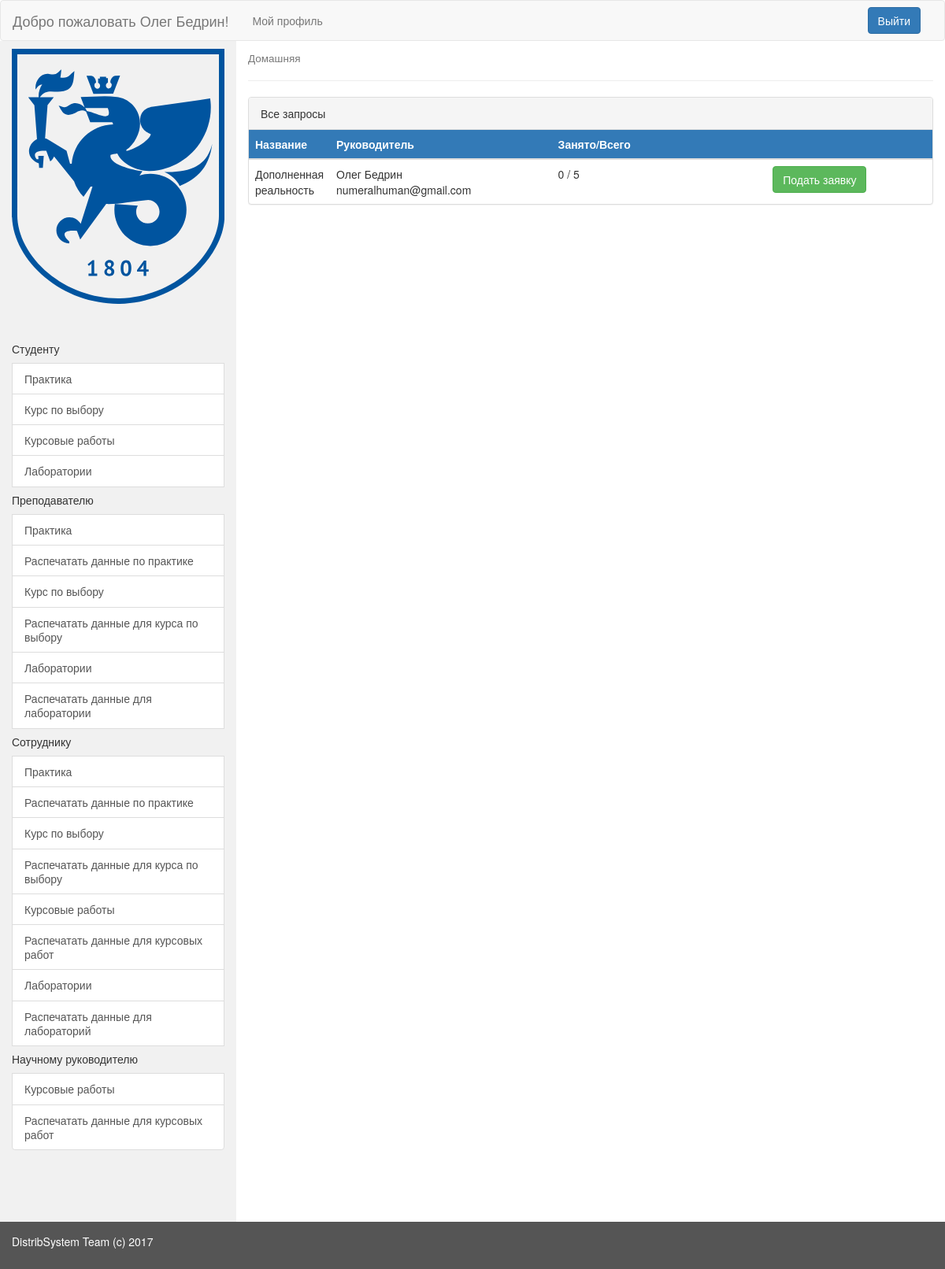
Page /distribution/my_profile/23/student/ScienceHead/ (signed in) on the committed database.
### choose_distrib/models.py (models this page shows, shortened)
class Container(models.Model):
    container_name = models.CharField(max_length=100, verbose_name='Название')
    container_director = models.ManyToManyField(User)
    container_capacity = models.IntegerField(
        default=0,
        validators=[MaxValueValidator(300), MinValueValidator(0)]
    )
    CONTAINERCHOISE = (
        ('Laboratory', 'laboratory'),
        ('Course', 'course'),
        ('Practice', 'practice'),
        ('ScienceHead', 'science_director')
    )
    container_type = models.CharField(max_length=20, choices=CONTAINERCHOISE)

### choose_distrib/views.py (the view)
# urls.py: url(r'^(?P<container_type>[A-z]+)/$', views.student_form, name='student')])),
def student_form(request, user_id, container_type):
    user = request.user
    list_of_triples = get_container_with_number_of_occupied_from_db(user, container_type)
    context = {
        'user_id': user_id,
        'triples': list_of_triples,
    }
    context.update(base_context(request))
    return render(request, 'accounts/parts/container_table.html', context)

### choose_distrib/utils.py (called while the page is built)
def get_container_with_number_of_occupied_from_db(user, container_type):
    containers = list(getattr(module, container_type).objects.all())
    list_of_triples = []
    for container in containers:
        count = StudentToLabStorage.objects.filter(container=container).distinct().count()
        request_status = list(Request.objects.filter(container=container, student=user).order_by('send_date'))
        status = None
        if request_status:
            status = request_status.pop().status
        triple = Triple(container, count, status)
        list_of_triples.append(triple)
    return list_of_triples

### userroles/utils.py (called while the page is built)
def get_entity_from_db(user, name):
    model = None
    try :
        model=getattr(module, name).objects.get(user=user)
        if model is not None:
            return model
    except:
        return None

### userroles/views.py (called while the page is built)
@login_required(login_url='/accounts/login')
def base_context(request):
    user = request.user
    is_student = get_entity_from_db(user, 'Student')
    is_cooperator = get_entity_from_db(user, 'Cooperator')
    is_professor = get_entity_from_db(user, 'Professor')
    is_sci_director = get_entity_from_db(user, 'ScientificDirector')
    context = {
        "user_id": user.id,
        "user_surname": user.last_name,
        "user_name": user.first_name,
        "user_email": user.email,
        "user_username": user.username,
        "is_student": is_student,
        "is_professor": is_professor,
        "is_cooperator": is_cooperator,
        "is_sci_director": is_sci_director
    }
    return context

### userroles/templates/accounts/parts/container_table.html (shortened to what this page needs)
{% extends 'accounts/my_profile.html' %}
{% block content %}
<div class="panel panel-default">
  <div class="panel-heading">Все запросы</div>
  {% if triples %}
    <table class="table table-hover">
      <thead>
          <tr>
            <th class="col-sm-1 bg-primary th-align-and-text-size">Название</th>
            <th class="col-lg-4 bg-primary th-align-and-text-size">Руководитель</th>
            <th class="col-lg-4 bg-primary th-align-and-text-size">Занято/Всего</th>
            <th class="col-lg-4 bg-primary"></th>
          </tr>
      </thead>
      <tbody class="table-striped">
          {% for content in triples %}
            <tr>
                <td><span id="space">{{ content.first_item.container_name }}</td>
                <td>
                  {% for director in content.first_item.container_director.all %}
                    {{ director.first_name }} {{ director.last_name }}<br>{{ director.email }}
                  {% endfor %}
                </td>
                <td>
                  {{ content.second_item }} / {{ content.first_item.container_capacity }}
                </td>
                <td>
                  <div id="butn{{ сontent.first_item.id }}">
                    <form action={% url 'choose_distrib:student_make_request' user_id content.first_item.container_type content.first_item.container_type content.first_item.id %}  method="post">
                      <button type="submit" id="success{{ req.id }}" class="btn btn-success">Подать заявку</button>
                    </form>
                  </div>
                </td>
              </tr>
          {% endfor %}
      </tbody>
    </table>
  {% else %}
    <div class="h2-margin">
        <h2>На текущий момент записей в базе данных нет.</h2>
    </div>
  {% endif %}
</div>
{% endblock %}

### userroles/templates/accounts/my_profile.html (shortened to what this page needs)
{% load static %}
<!DOCTYPE html>
<html lang="en">
  <head>
    <link href="{% static 'userroles/css/bootstrap.min.css' %}" rel="stylesheet" type="text/css">
    <link rel="stylesheet" type="text/css" href="{% static 'userroles/css/style.css' %}">
  </head>
  <body>
    <nav class="navbar navbar-default">
      <div class="container-fluid">
        <div class="navbar-header">
          <a class="navbar-brand" href="{% url 'userroles:profile' user_id %}" >Добро пожаловать {{ user_name }} {{ user_surname }}!</a>
        </div>
        <div class="collapse navbar-collapse" id="topNavBar">
          <ul class="nav navbar-nav">
            <li class="">
              <a href="{% url 'userroles:profile' user_id %}">Мой профиль</a>
            </li>
          </ul>
          <form class="navbar-form navbar-right" action="{% url 'userroles:logout' %}">
            <button class="btn btn-primary" type="submit">Выйти</button>
          </form>
        </div>
      </div>
    </nav>
    <div class="container-fluid">
      <div class="row content">
        <div class="col-sm-3 sidenav">
          <img class="image-padding" src="{% static "userroles/img/profile_logo.svg" %}">
          <div class="list-group">
            <br><br>
            {% if is_student %}
              {% include "accounts/parts/menus/student_menu.html" %}
            {% endif %}
            {% if is_professor %}
              {% include "accounts/parts/menus/professor_menu.html" %}
            {% endif %}
            {% if is_cooperator %}
              {% include "accounts/parts/menus/cooperator_menu.html" %}
            {% endif %}
            {% if is_sci_director %}
              {% include "accounts/parts/menus/sci_dir_menu.html" %}
            {% endif %}
          </div>
        </div>
        <div class="col-sm-9">
          <h4><small>Домашняя</small></h4>
          <hr>
          {% block content %}
          {% endblock %}
        </div>
      </div>
    </div>
    <footer class="container-fluid">
      <p>DistribSystem Team (c) 2017</p>
    </footer>
  </body>
</html>

### userroles/static/userroles/css/style.css (style rules this page uses)
.image-padding { padding-top: 10px; }
.row.content { height: 1500px }
.sidenav { background-color: #f1f1f1; height: 100%; }
footer { background-color: #555; color: white; padding: 15px; }
.table>thead>tr { background-color: #0074D9; color:#ffffff; }
.navbar { margin-bottom: 0px; }

### rows in the picture
Container: first_item.container_name "Дополненная реальность", first_item.container_capacity "5"

### other values in the picture
{{ user_name }} "Олег"
{{ user_surname }} "Бедрин"
{{ director.first_name }} "Олег"
{{ director.last_name }} "Бедрин"
{{ director.email }} "numeralhuman@gmail.com"
{{ content.second_item }} "0"
